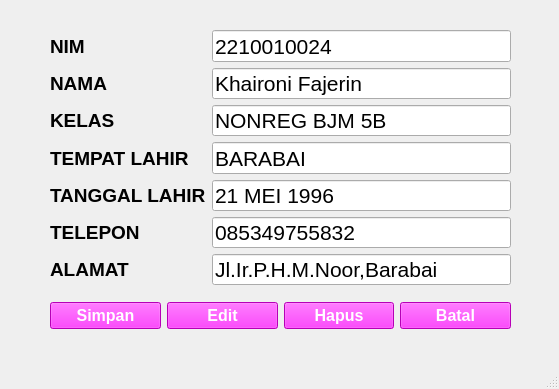
<?xml version="1.0" encoding="UTF-8"?>
<ui version="4.0">
 <class>MainWindow</class>
 <widget class="QMainWindow" name="MainWindow">
  <property name="geometry">
   <rect>
    <x>0</x>
    <y>0</y>
    <width>559</width>
    <height>389</height>
   </rect>
  </property>
  <property name="windowTitle">
   <string>MainWindow</string>
  </property>
  <widget class="QWidget" name="centralwidget">
   <widget class="QWidget" name="">
    <property name="geometry">
     <rect>
      <x>50</x>
      <y>300</y>
      <width>461</width>
      <height>31</height>
     </rect>
    </property>
    <layout class="QHBoxLayout" name="horizontalLayout">
     <item>
      <widget class="QPushButton" name="pushButton">
       <property name="font">
        <font>
         <pointsize>12</pointsize>
         <weight>75</weight>
         <bold>true</bold>
        </font>
       </property>
       <property name="styleSheet">
        <string notr="true">background-color:#ff00ff ;color:white</string>
       </property>
       <property name="text">
        <string>Simpan</string>
       </property>
      </widget>
     </item>
     <item>
      <widget class="QPushButton" name="pushButton_2">
       <property name="font">
        <font>
         <pointsize>12</pointsize>
         <weight>75</weight>
         <bold>true</bold>
        </font>
       </property>
       <property name="styleSheet">
        <string notr="true">background-color:#ff00ff;color:white</string>
       </property>
       <property name="text">
        <string>Edit</string>
       </property>
      </widget>
     </item>
     <item>
      <widget class="QPushButton" name="pushButton_4">
       <property name="font">
        <font>
         <pointsize>12</pointsize>
         <weight>75</weight>
         <bold>true</bold>
        </font>
       </property>
       <property name="styleSheet">
        <string notr="true">background-color:#ff00ff ;color:white</string>
       </property>
       <property name="text">
        <string>Hapus</string>
       </property>
      </widget>
     </item>
     <item>
      <widget class="QPushButton" name="pushButton_3">
       <property name="font">
        <font>
         <pointsize>12</pointsize>
         <weight>75</weight>
         <bold>true</bold>
        </font>
       </property>
       <property name="styleSheet">
        <string notr="true">background-color:#ff00ff;color:white</string>
       </property>
       <property name="text">
        <string>Batal</string>
       </property>
      </widget>
     </item>
    </layout>
   </widget>
   <widget class="QWidget" name="">
    <property name="geometry">
     <rect>
      <x>50</x>
      <y>30</y>
      <width>461</width>
      <height>255</height>
     </rect>
    </property>
    <layout class="QGridLayout" name="gridLayout">
     <item row="0" column="0">
      <widget class="QLabel" name="label">
       <property name="font">
        <font>
         <pointsize>14</pointsize>
         <weight>75</weight>
         <bold>true</bold>
        </font>
       </property>
       <property name="text">
        <string>NIM</string>
       </property>
      </widget>
     </item>
     <item row="0" column="1">
      <widget class="QLineEdit" name="lineEdit">
       <property name="font">
        <font>
         <pointsize>16</pointsize>
        </font>
       </property>
       <property name="text">
        <string>2210010024</string>
       </property>
      </widget>
     </item>
     <item row="1" column="0">
      <widget class="QLabel" name="label_2">
       <property name="font">
        <font>
         <pointsize>14</pointsize>
         <weight>75</weight>
         <bold>true</bold>
        </font>
       </property>
       <property name="text">
        <string>NAMA</string>
       </property>
      </widget>
     </item>
     <item row="1" column="1">
      <widget class="QLineEdit" name="lineEdit_2">
       <property name="font">
        <font>
         <pointsize>16</pointsize>
        </font>
       </property>
       <property name="text">
        <string>Khaironi Fajerin</string>
       </property>
      </widget>
     </item>
     <item row="2" column="0">
      <widget class="QLabel" name="label_4">
       <property name="font">
        <font>
         <pointsize>14</pointsize>
         <weight>75</weight>
         <bold>true</bold>
        </font>
       </property>
       <property name="text">
        <string>KELAS</string>
       </property>
      </widget>
     </item>
     <item row="2" column="1">
      <widget class="QLineEdit" name="lineEdit_3">
       <property name="font">
        <font>
         <pointsize>16</pointsize>
        </font>
       </property>
       <property name="text">
        <string>NONREG BJM 5B</string>
       </property>
      </widget>
     </item>
     <item row="3" column="0">
      <widget class="QLabel" name="label_3">
       <property name="font">
        <font>
         <pointsize>14</pointsize>
         <weight>75</weight>
         <bold>true</bold>
        </font>
       </property>
       <property name="text">
        <string>TEMPAT LAHIR</string>
       </property>
      </widget>
     </item>
     <item row="3" column="1">
      <widget class="QLineEdit" name="lineEdit_4">
       <property name="font">
        <font>
         <pointsize>16</pointsize>
        </font>
       </property>
       <property name="text">
        <string>BARABAI</string>
       </property>
      </widget>
     </item>
     <item row="4" column="0">
      <widget class="QLabel" name="label_6">
       <property name="font">
        <font>
         <pointsize>14</pointsize>
         <weight>75</weight>
         <bold>true</bold>
        </font>
       </property>
       <property name="text">
        <string>TANGGAL LAHIR</string>
       </property>
      </widget>
     </item>
     <item row="4" column="1">
      <widget class="QLineEdit" name="lineEdit_7">
       <property name="font">
        <font>
         <pointsize>16</pointsize>
        </font>
       </property>
       <property name="text">
        <string>21 MEI 1996</string>
       </property>
      </widget>
     </item>
     <item row="5" column="0">
      <widget class="QLabel" name="label_7">
       <property name="font">
        <font>
         <pointsize>14</pointsize>
         <weight>75</weight>
         <bold>true</bold>
        </font>
       </property>
       <property name="text">
        <string>TELEPON</string>
       </property>
      </widget>
     </item>
     <item row="5" column="1">
      <widget class="QLineEdit" name="lineEdit_6">
       <property name="font">
        <font>
         <pointsize>16</pointsize>
        </font>
       </property>
       <property name="text">
        <string>085349755832</string>
       </property>
      </widget>
     </item>
     <item row="6" column="0">
      <widget class="QLabel" name="label_5">
       <property name="font">
        <font>
         <pointsize>14</pointsize>
         <weight>75</weight>
         <bold>true</bold>
        </font>
       </property>
       <property name="text">
        <string>ALAMAT</string>
       </property>
      </widget>
     </item>
     <item row="6" column="1">
      <widget class="QLineEdit" name="lineEdit_5">
       <property name="font">
        <font>
         <pointsize>16</pointsize>
        </font>
       </property>
       <property name="text">
        <string>Jl.Ir.P.H.M.Noor,Barabai</string>
       </property>
      </widget>
     </item>
    </layout>
   </widget>
  </widget>
  <widget class="QMenuBar" name="menubar">
   <property name="geometry">
    <rect>
     <x>0</x>
     <y>0</y>
     <width>559</width>
     <height>21</height>
    </rect>
   </property>
  </widget>
  <widget class="QStatusBar" name="statusbar"/>
 </widget>
 <resources/>
 <connections/>
</ui>
